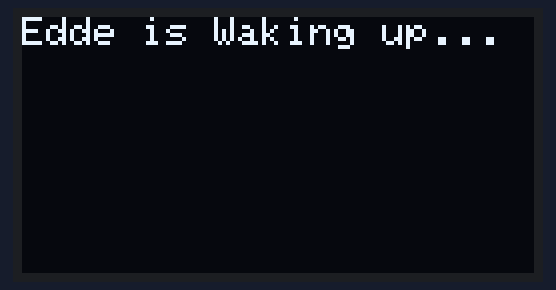
The sketch below on a simulated Arduino MKR. On the bench: 128×64 one-colour display. WiFi joins after 1.5 s; servers stay silent unless stated; uploads are accepted with an empty reply; random numbers use the default seed unless the sketch sets one; what the sketch prints to the serial monitor is not drawn.

Above: at 0.1 s.
At 16.33 s:
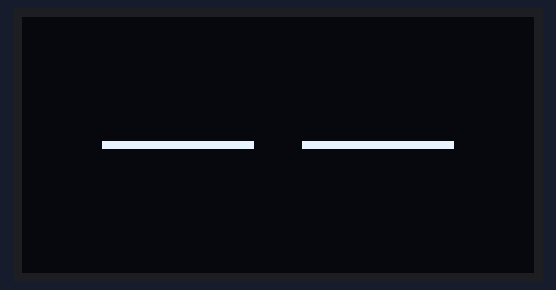
At 26.4 s:
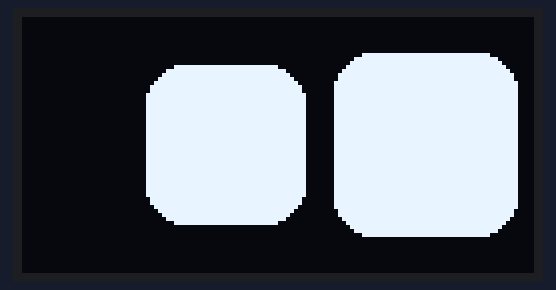
At 31.4 s:
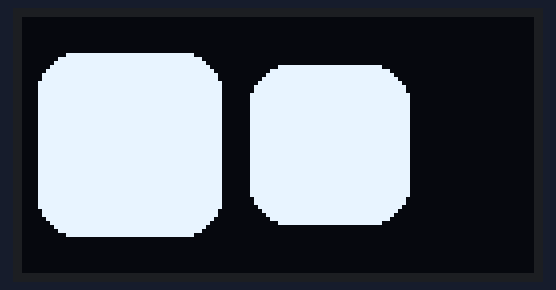
At 67.5 s:
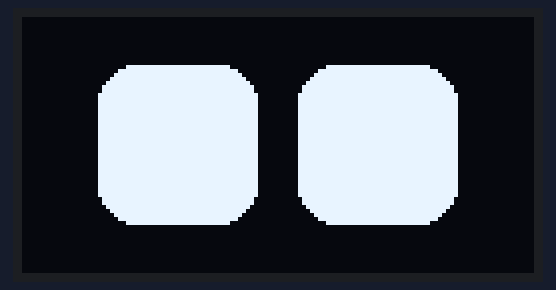
At 121.5 s:
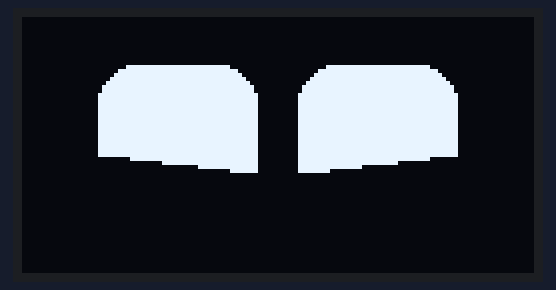

Measured:
- what the display in image 2 shows lasts 1.0 s, from 26.3 s to 27.3 s
- what the display in image 4 shows lasts 3.7 s, from 67.5 s to 71.2 s
- what the display in image 5 shows lasts 4.7 s, from 121.5 s to 126.2 s

The sketch:

edde_robot_arduino.ino
```cpp
#include <Wire.h>
#include <Adafruit_GFX.h>
#include <Adafruit_SH110X.h>
#include <SPI.h>
#include <WiFiNINA.h>
#include "myMethods.h"

#define SCREEN_WIDTH 128 // OLED display width, in pixels
#define SCREEN_HEIGHT 64 // OLED display height, in pixels
#define OLED_RESET -1    // Reset pin # (or -1 if sharing Arduino reset pin)
#define i2c_Address 0x3c // Initialize with the I2C address

Adafruit_SH1106G display(SCREEN_WIDTH, SCREEN_HEIGHT, &Wire, OLED_RESET);

// Wi-Fi credentials and server details
const char* ssid = "";
const char* password = "";
int status = WL_IDLE_STATUS; // The WiFi radio's status

// Reference state
int ref_eye_height = 40;
int ref_eye_width = 40;
int ref_space_between_eye = 10;
int ref_corner_radius = 10;

// Current state of the eyes
int left_eye_height = ref_eye_height;
int left_eye_width = ref_eye_width;
int left_eye_x = 32;
int left_eye_y = 32;
int right_eye_x = 32 + ref_eye_width + ref_space_between_eye;
int right_eye_y = 32;
int right_eye_height = ref_eye_height;
int right_eye_width = ref_eye_width;


void setup() {
    Serial.begin(115200);
    display.begin(i2c_Address, true);
    display.clearDisplay();
    display.setTextSize(1);
    display.setTextColor(SH110X_WHITE);
    display.setCursor(0, 0);
    display.println(F("Edde is Waking up..."));
    display.display();
    delay(4600);
    connect();
}

const unsigned long SWITCH_INTERVAL = 5000; // 5000 milliseconds = 5 seconds
unsigned long lastSwitchTime = 0;
int currentCase = 0;

void loop() {
    unsigned long currentTime = millis();

    if (currentTime - lastSwitchTime >= SWITCH_INTERVAL) {
        lastSwitchTime = currentTime;

        switch (currentCase) {
            case 0:
                wakeup();
                break;
            case 1:
                blink(10,2);
                break;
            case 2:
                move_right_big_eye();
                break;
            case 3:
                move_left_big_eye();
                break;
            case 4:
                blink(10,1);
                break;
            case 5:
                happy_eye();
                break;
            case 6:
                sleepFromEyesOpen();
                break;
            case 7:
                httpRequestCreateChat(getRandomQuestion());
                break;
        }

        currentCase++;
        if (currentCase > 7) {
            currentCase = 0;
        }
    }
}
const String questions[] = {
    "What is your name?",
    "What is your favorite color?",
    "How old are you?",
    "Where do you live?",
    "What is your favorite food?",
    "What is your hobby?",
    "What is the meaning of life?",
    "What is your favorite movie?"
};

const int numQuestions = sizeof(questions) / sizeof(questions[0]);
String getRandomQuestion() {
    int randomIndex = random(numQuestions);
    return questions[randomIndex];
}
```

myMethods.cpp
```cpp
// myMethods.cpp
#include "myMethods.h"
#include <WiFiNINA.h>
#include <Arduino.h> /
#define SCREEN_WIDTH 128 // OLED display width, in pixels
#define SCREEN_HEIGHT 64 // OLED display height, in pixels


extern const char* ssid;
extern const char* password;
extern int status;

void connect() {
    Serial.begin(9600);
    while (!Serial) {
        ;
    }

    if (WiFi.status() == WL_NO_MODULE) {
        Serial.println("Communication with WiFi module failed!");
        while (true);
    }

    while (status != WL_CONNECTED) {
        Serial.print("Attempting to connect to SSID: ");
        Serial.println(ssid);
        status = WiFi.begin(ssid, password);
        delay(10000);
    }

    Serial.println("Connected to WiFi!");
    Serial.print("SSID: ");
    Serial.println(WiFi.SSID());
    Serial.print("IP Address: ");
    Serial.println(WiFi.localIP());
    Serial.print("Signal strength (RSSI): ");
    Serial.print(WiFi.RSSI());
    Serial.println(" dBm");
}

void httpRequestGetVersion() {
    WiFiClient client;

    const char* server = "192.168.1.65";
    int port = 8888;
    const char* path = "/api/info/";

    Serial.print("Connecting to ");
    Serial.print(server);
    Serial.print(":");
    Serial.println(port);

    if (client.connect(server, port)) {
        Serial.println("Connected to server");
        client.print("GET ");
        client.print(path);
        client.println(" HTTP/1.1");
        client.print("Host: ");
        client.println(server);
        client.println("Connection: close");
        client.println();

        while (client.connected() && !client.available()) {
            delay(100);
        }

        while (client.available()) {
            String line = client.readStringUntil('\r');
            Serial.print(line);
        }

        client.stop();
        Serial.println("Connection closed");
    } else {
        Serial.println("Connection to server failed");
    }
}
void httpRequestCreateChat(String prompt) {
    WiFiClient client;

    const char* server = "192.168.1.65";
    int port = 8888;
    const char* path = "/api/chat/";

    String jsonPayload = "{\"prompt\": \"" + prompt + "\"}";

    Serial.print("Connecting to ");
    Serial.print(server);
    Serial.print(":");
    Serial.println(port);

    if (client.connect(server, port)) {
        Serial.println("Connected to server");
        client.print("GET ");
        client.print(path);
        client.println(" HTTP/1.1");
        client.print("Host: ");
        client.println(server);
        client.println("Content-Type: application/json");
        client.print("Content-Length: ");
        client.println(jsonPayload.length());
        client.println("Connection: close");
        client.println();
        client.println(jsonPayload);

        while (client.connected() && !client.available()) {
            delay(100);
        }

        while (client.available()) {
            String line = client.readStringUntil('\r');
            Serial.print(line);
        }

        client.stop();
        Serial.println("Connection closed");
    } else {
        Serial.println("Connection to server failed");
    }
}

void draw_eyes(bool update) {
    display.clearDisplay();
    // Draw from center
    int x = left_eye_x - left_eye_width / 2;
    int y = left_eye_y - left_eye_height / 2;
    display.fillRoundRect(x, y, left_eye_width, left_eye_height, ref_corner_radius, SH110X_WHITE);
    x = right_eye_x - right_eye_width / 2;
    y = right_eye_y - right_eye_height / 2;
    display.fillRoundRect(x, y, right_eye_width, right_eye_height, ref_corner_radius, SH110X_WHITE);
    if (update) {
        display.display();
    }
}

void center_eyes(bool update) {
    left_eye_height = ref_eye_height;
    left_eye_width = ref_eye_width;
    right_eye_height = ref_eye_height;
    right_eye_width = ref_eye_width;

    left_eye_x = SCREEN_WIDTH / 2 - ref_eye_width / 2 - ref_space_between_eye / 2;
    left_eye_y = SCREEN_HEIGHT / 2;
    right_eye_x = SCREEN_WIDTH / 2 + ref_eye_width / 2 + ref_space_between_eye / 2;
    right_eye_y = SCREEN_HEIGHT / 2;

    draw_eyes(update);
}
void blink(int speed, int times) {
    draw_eyes();

    for (int t = 0; t < times; t++) {
        for (int i = 0; i < 3; i++) {
            left_eye_height -= speed;
            right_eye_height -= speed;
            draw_eyes();
            delay(1);
        }

        for (int i = 0; i < 3; i++) {
            left_eye_height += speed;
            right_eye_height += speed;
            draw_eyes();
            delay(1);
        }

        delay(500);
    }
}


void sleep() {
    left_eye_height = 2;
    right_eye_height = 2;
    draw_eyes(true);
}

void sleepFromEyesOpen() {
    for(int h = ref_eye_height; h >= 2; h -= 2) {
        left_eye_height = h;
        right_eye_height = h;
        draw_eyes(true);
    }
}

void wakeup() {
    center_eyes(false);

    sleep();

    for(int h = 0; h <= ref_eye_height; h += 2) {
        left_eye_height = h;
        right_eye_height = h;
        draw_eyes(true);
    }
}

void happy_eye() {
    center_eyes(false);
    int offset = ref_eye_height / 2;
    for(int i = 0; i < 10; i++) {
        display.fillTriangle(left_eye_x - left_eye_width / 2 - 1, left_eye_y + offset,
                             left_eye_x + left_eye_width / 2 + 1, left_eye_y + 5 + offset,
                             left_eye_x - left_eye_width / 2 - 1, left_eye_y + left_eye_height + offset,
                             SH110X_BLACK);

        display.fillTriangle(right_eye_x + right_eye_width / 2 + 1, right_eye_y + offset,
                             right_eye_x - right_eye_width / 2 - 1, right_eye_y + 5 + offset,
                             right_eye_x + right_eye_width / 2 + 1, right_eye_y + right_eye_height + offset,
                             SH110X_BLACK);
        offset -= 2;
        display.display();
        delay(1);
    }
    display.display();
    delay(1000);
}

void saccade(int direction_x, int direction_y) {
    int direction_x_movement_amplitude = 8;
    int direction_y_movement_amplitude = 6;
    int blink_amplitude = 8;

    for(int i = 0; i < 1; i++) {
        left_eye_x += direction_x_movement_amplitude * direction_x;
        right_eye_x += direction_x_movement_amplitude * direction_x;
        left_eye_y += direction_y_movement_amplitude * direction_y;
        right_eye_y += direction_y_movement_amplitude * direction_y;

        right_eye_height -= blink_amplitude;
        left_eye_height -= blink_amplitude;
        draw_eyes();
        delay(1);
    }

    for(int i = 0; i < 1; i++) {
        left_eye_x += direction_x_movement_amplitude * direction_x;
        right_eye_x += direction_x_movement_amplitude * direction_x;
        left_eye_y += direction_y_movement_amplitude * direction_y;
        right_eye_y += direction_y_movement_amplitude * direction_y;

        right_eye_height += blink_amplitude;
        left_eye_height += blink_amplitude;
        draw_eyes();
        delay(1);
    }
}

void move_right_big_eye() {
    move_big_eye(1);
}

void move_left_big_eye() {
    move_big_eye(-1);
}

void move_big_eye(int direction) {
    int direction_oversize = 1;
    int direction_movement_amplitude = 2;
    int blink_amplitude = 5;

    for(int i = 0; i < 3; i++) {
        left_eye_x += direction_movement_amplitude * direction;
        right_eye_x += direction_movement_amplitude * direction;
        right_eye_height -= blink_amplitude;
        left_eye_height -= blink_amplitude;
        if(direction > 0) {
            right_eye_height += direction_oversize;
            right_eye_width += direction_oversize;
        } else {
            left_eye_height += direction_oversize;
            left_eye_width += direction_oversize;
        }
        draw_eyes();
        delay(1);
    }
    for(int i = 0; i < 3; i++) {
        left_eye_x += direction_movement_amplitude * direction;
        right_eye_x += direction_movement_amplitude * direction;
        right_eye_height += blink_amplitude;
        left_eye_height += blink_amplitude;
        if(direction > 0) {
            right_eye_height += direction_oversize;
            right_eye_width += direction_oversize;
        } else {
            left_eye_height += direction_oversize;
            left_eye_width += direction_oversize;
        }
        draw_eyes();
        delay(1);
    }

    delay(1000);

    for(int i = 0; i < 3; i++) {
        left_eye_x -= direction_movement_amplitude * direction;
        right_eye_x -= direction_movement_amplitude * direction;
        right_eye_height -= blink_amplitude;
        left_eye_height -= blink_amplitude;
        if(direction > 0) {
            right_eye_height -= direction_oversize;
            right_eye_width -= direction_oversize;
        } else {
            left_eye_height -= direction_oversize;
            left_eye_width -= direction_oversize;
        }
        draw_eyes();
        delay(1);
    }
    for(int i = 0; i < 3; i++) {
        left_eye_x -= direction_movement_amplitude * direction;
        right_eye_x -= direction_movement_amplitude * direction;
        right_eye_height += blink_amplitude;
        left_eye_height += blink_amplitude;
        if(direction > 0) {
            right_eye_height -= direction_oversize;
            right_eye_width -= direction_oversize;
        } else {
            left_eye_height -= direction_oversize;
            left_eye_width -= direction_oversize;
        }
        draw_eyes();
        delay(1);
    }
}
```

myMethods.h
```cpp
#ifndef MYMETHODS_H
#define MYMETHODS_H

#include <Adafruit_SH110X.h>

extern int ref_eye_height;
extern int ref_eye_width;
extern int ref_space_between_eye;
extern int ref_corner_radius;
extern int left_eye_x;
extern int left_eye_y;
extern int right_eye_x;
extern int right_eye_y;
extern int left_eye_height;
extern int left_eye_width;
extern int right_eye_height;
extern int right_eye_width;
extern const int SCREEN_WIDTH;
extern const int SCREEN_HEIGHT;

extern Adafruit_SH1106G display;

void draw_eyes(bool update = true);
void center_eyes(bool update = true);
void blink(int speed = 12, int times = 1);
void sleep();
void sleepFromEyesOpen();
void wakeup();
void happy_eye();
void saccade(int direction_x, int direction_y);
void move_right_big_eye();
void move_left_big_eye();
void move_big_eye(int direction);

void connect();
void httpRequestGetVersion();
void httpRequestCreateChat(String prompt);

#endif
```
